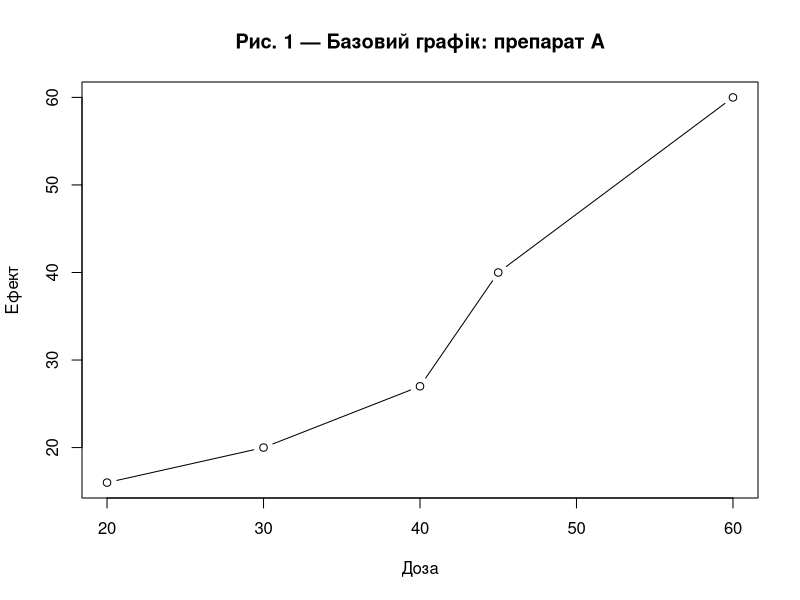
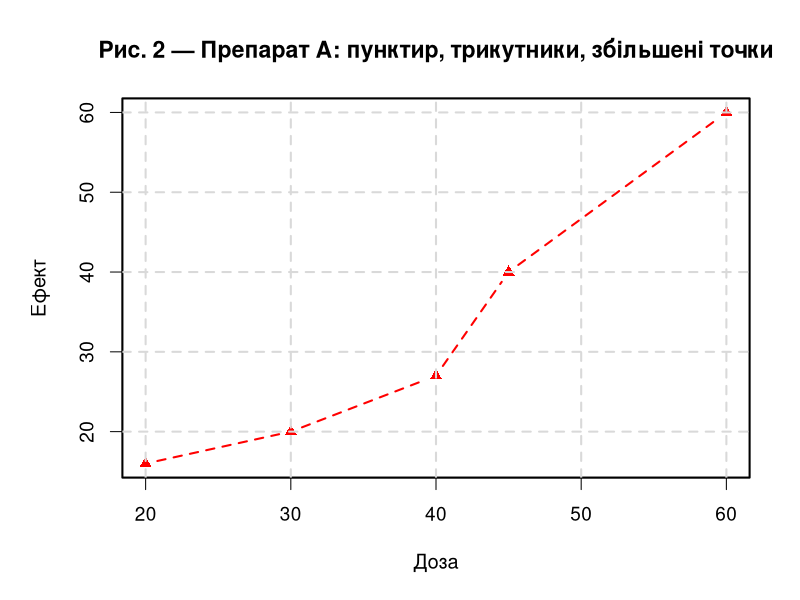
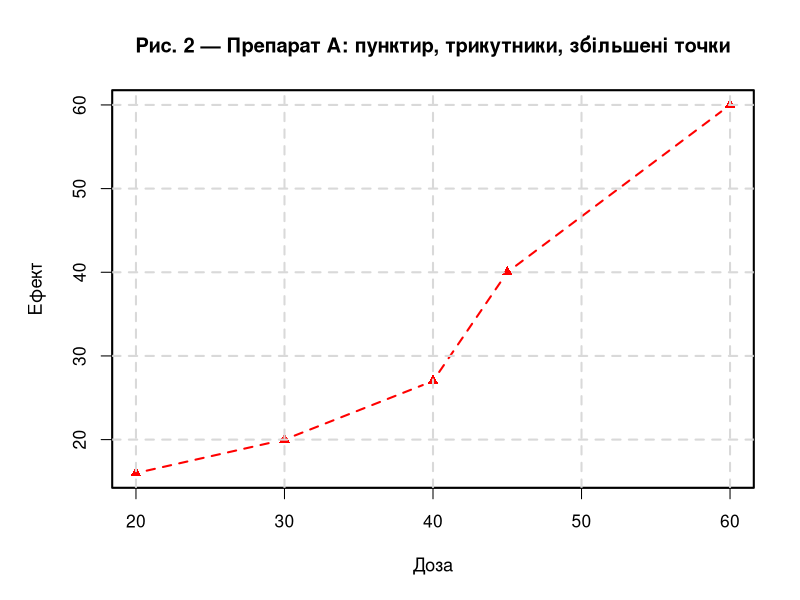
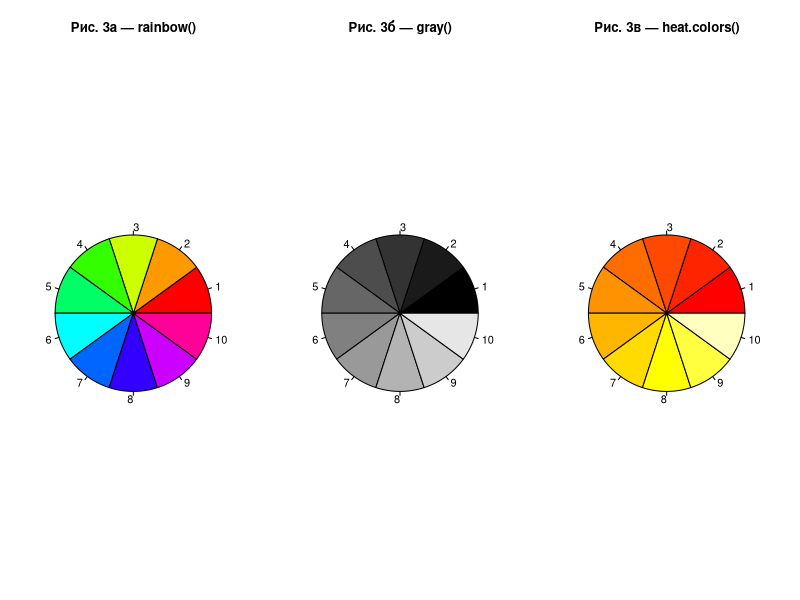
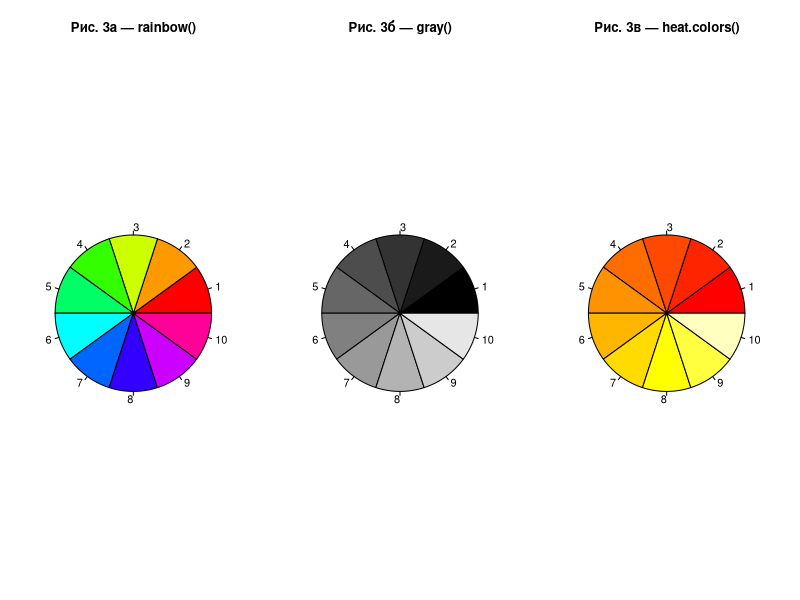
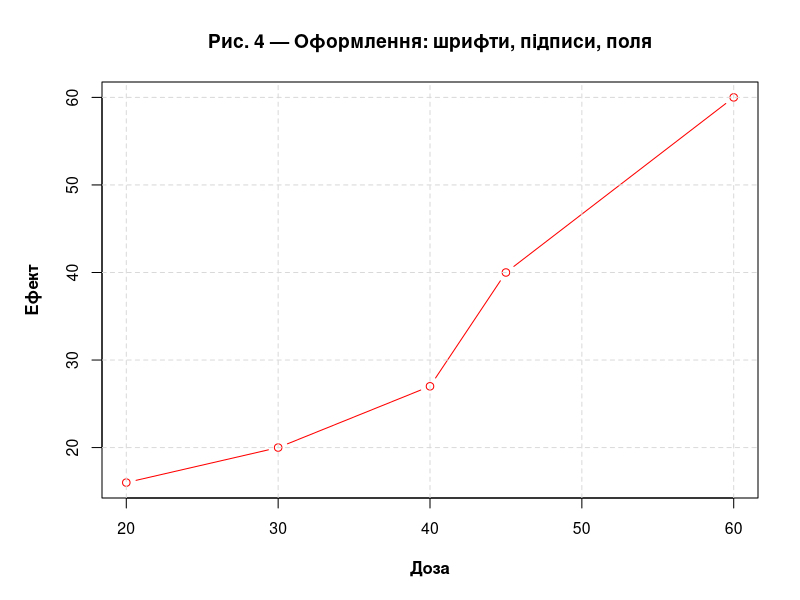
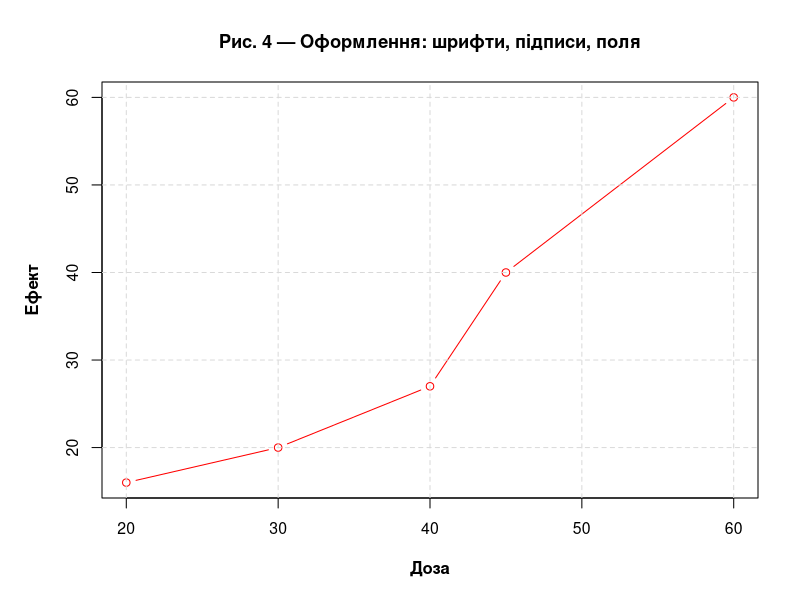
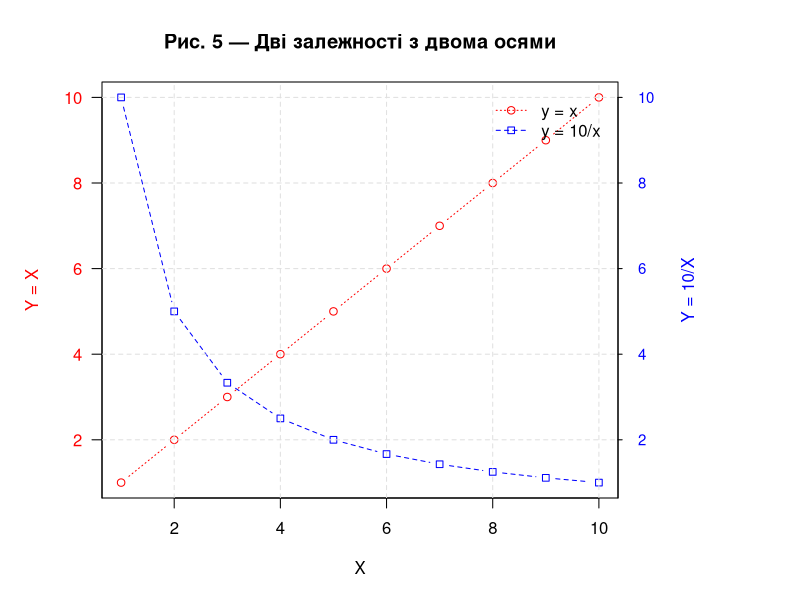

The R source for these figures, in order:
# ==========================================================
# Лабораторна робота №2
# Тема: Побудова та форматування 2D-діаграм у R (base graphics)
#
# Вимоги:
#  - Відтворити приклади 4.1–4.8
#  - Виконати індивідуальне завдання №9 (підписи точок)
#  - Виконати завдання №16 (експорт PNG, PDF, SVG + порівняння якості/розміру)
#  - Експорт графіків з назвами виду fig_lab2_taskXX.*
# ==========================================================

# -------------------------------
# 0) Підготовка середовища
# -------------------------------

# Папка для збереження графіків
out_dir <- "plots_lab2"
if (!dir.exists(out_dir)) dir.create(out_dir)

# Фіксуємо seed для відтворюваності (де це доречно)
set.seed(2)

# Допоміжна функція для акуратного відновлення par()
with_par <- function(expr) {
  opar <- par(no.readonly = TRUE)
  on.exit(par(opar), add = TRUE)
  force(expr)
}

# ==========================================================
# 4.1 Дані й базовий лінійний графік
# ==========================================================

dose  <- c(20, 30, 40, 45, 60)
drugA <- c(16, 20, 27, 40, 60)
drugB <- c(15, 18, 25, 31, 40)
df    <- data.frame(Dose = dose, DrugA = drugA, DrugB = drugB)

# Рис. 1 — базовий графік (на екран)
with_par({
  plot(dose, drugA, type = "b",
       main = "Рис. 1 — Базовий графік: препарат A",
       xlab = "Доза",
       ylab = "Ефект")
})

# ==========================================================
# 4.2 Зміна символів, ліній, розмірів + експорт (PNG/PDF)
# ==========================================================

# Збережемо оформлений графік у файли
png(file.path(out_dir, "fig_lab2_task02_style_A.png"),
    width = 1400, height = 900, res = 160)
with_par({
  par(lty = 2, pch = 17, lwd = 2, cex = 1.2,
      cex.main = 1.15, cex.lab = 1.0, cex.axis = 0.95,
      mar = c(5, 5, 4, 2) + 0.1)
  
  plot(dose, drugA, type = "b", col = "red",
       main = "Рис. 2 — Препарат A: пунктир, трикутники, збільшені точки",
       xlab = "Доза",
       ylab = "Ефект")
  grid(col = "gray85", lty = 2)
})
dev.off()

pdf(file.path(out_dir, "fig_lab2_task02_style_A.pdf"),
    width = 9, height = 6)
with_par({
  par(lty = 2, pch = 17, lwd = 2, cex = 1.1,
      cex.main = 1.1, cex.lab = 1.0, cex.axis = 0.95,
      mar = c(5, 5, 4, 2) + 0.1)
  
  plot(dose, drugA, type = "b", col = "red",
       main = "Рис. 2 — Препарат A: пунктир, трикутники, збільшені точки",
       xlab = "Доза",
       ylab = "Ефект")
  grid(col = "gray85", lty = 2)
})
dev.off()

# ==========================================================
# 4.3 Кольори: палети і сірі відтінки (pie) + експорт
# ==========================================================

png(file.path(out_dir, "fig_lab2_task03_palettes.png"),
    width = 1600, height = 700, res = 170)
with_par({
  n <- 10
  par(mfrow = c(1, 3), mar = c(2, 2, 4, 2) + 0.1)
  pie(rep(1, n), col = rainbow(n), main = "Рис. 3а — rainbow()")
  pie(rep(1, n), col = gray(0:n/n), main = "Рис. 3б — gray()")
  pie(rep(1, n), col = heat.colors(n), main = "Рис. 3в — heat.colors()")
})
dev.off()

pdf(file.path(out_dir, "fig_lab2_task03_palettes.pdf"),
    width = 12, height = 4.8)
with_par({
  n <- 10
  par(mfrow = c(1, 3), mar = c(2, 2, 4, 2) + 0.1)
  pie(rep(1, n), col = rainbow(n), main = "Рис. 3а — rainbow()")
  pie(rep(1, n), col = gray(0:n/n), main = "Рис. 3б — gray()")
  pie(rep(1, n), col = heat.colors(n), main = "Рис. 3в — heat.colors()")
})
dev.off()

# Повертаємо режим 1 графік на сторінку
par(mfrow = c(1, 1))

# ==========================================================
# 4.4 Шрифти/поля/розміри пристрою + експорт
# ==========================================================

png(file.path(out_dir, "fig_lab2_task04_fonts_margins.png"),
    width = 1400, height = 900, res = 160)
with_par({
  par(cex.main = 1.15, cex.lab = 1.0, cex.axis = 0.95,
      font.lab = 2,
      mar = c(5, 5, 4, 2) + 0.1)
  
  plot(dose, drugA, type = "b", col = "red",
       main = "Рис. 4 — Оформлення: шрифти, підписи, поля",
       xlab = "Доза",
       ylab = "Ефект")
  grid(col = "gray85", lty = 2)
})
dev.off()

pdf(file.path(out_dir, "fig_lab2_task04_fonts_margins.pdf"),
    width = 9, height = 6)
with_par({
  par(cex.main = 1.1, cex.lab = 1.0, cex.axis = 0.95,
      font.lab = 2,
      mar = c(5, 5, 4, 2) + 0.1)
  
  plot(dose, drugA, type = "b", col = "red",
       main = "Рис. 4 — Оформлення: шрифти, підписи, поля",
       xlab = "Доза",
       ylab = "Ефект")
  grid(col = "gray85", lty = 2)
})
dev.off()

# ==========================================================
# 4.5 Керування осями, друга вісь, заголовки + експорт
# ==========================================================

png(file.path(out_dir, "fig_lab2_task05_two_axes.png"),
    width = 1500, height = 900, res = 170)
with_par({
  x <- 1:10
  y <- x
  z <- 10 / x
  
  par(mar = c(5, 5, 4, 9) + 0.1)
  
  plot(x, y, type = "b", pch = 21, col = "red", bg = "white",
       yaxt = "n", lty = 3, ann = FALSE)
  
  lines(x, z, type = "b", pch = 22, col = "blue", bg = "white", lty = 2)
  
  axis(2, at = pretty(y), labels = pretty(y), col.axis = "red", las = 1)
  mtext("Y = X", side = 2, line = 3, col = "red")
  
  axis(4, at = pretty(z), labels = round(pretty(z), 2),
       col.axis = "blue", las = 1, cex.axis = 0.9, tck = -0.01)
  mtext("Y = 10/X", side = 4, line = 3, col = "blue")
  
  title(main = "Рис. 5 — Дві залежності з двома осями",
        xlab = "X",
        ylab = "")
  grid(col = "gray88", lty = 2)
  
  legend("topright", inset = 0.02, bty = "n",
         legend = c("y = x", "y = 10/x"),
         lty = c(3, 2), pch = c(21, 22),
         col = c("red", "blue"))
})
dev.off()

pdf(file.path(out_dir, "fig_lab2_task05_two_axes.pdf"),
    width = 10, height = 6)
with_par({
  x <- 1:10
  y <- x
  z <- 10 / x
  
  par(mar = c(5, 5, 4, 9) + 0.1)
  
  plot(x, y, type = "b", pch = 21, col = "red", bg = "white",
       yaxt = "n", lty = 3, ann = FALSE)
  
  lines(x, z, type = "b", pch = 22, col = "blue", bg = "white", lty = 2)
  
  axis(2, at = pretty(y), labels = pretty(y), col.axis = "red", las = 1)
  mtext("Y = X", side = 2, line = 3, col = "red")
  
  axis(4, at = pretty(z), labels = round(pretty(z), 2),
       col.axis = "blue", las = 1, cex.axis = 0.9, tck = -0.01)
  mtext("Y = 10/X", side = 4, line = 3, col = "blue")
  
  title(main = "Рис. 5 — Дві залежності з двома осями",
        xlab = "X",
        ylab = "")
  grid(col = "gray88", lty = 2)
  
  legend("topright", inset = 0.02, bty = "n",
         legend = c("y = x", "y = 10/x"),
         lty = c(3, 2), pch = c(21, 22),
         col = c("red", "blue"))
})
dev.off()

# ==========================================================
# 4.6 Сітка/орієнтири + легенда: порівняння A та B + експорт
# ==========================================================

has_hmisc <- requireNamespace("Hmisc", quietly = TRUE)

png(file.path(out_dir, "fig_lab2_task06_comparison_AB.png"),
    width = 1500, height = 900, res = 170)
with_par({
  par(lwd = 2, cex = 1.15, font.lab = 2,
      mar = c(5, 5, 4, 2) + 0.1)
  
  plot(dose, drugA, type = "b", pch = 15, lty = 1, col = "red",
       ylim = c(0, 60),
       main = "Рис. 6 — Порівняння препаратів A та B",
       xlab = "Доза",
       ylab = "Ефект")
  
  lines(dose, drugB, type = "b", pch = 17, lty = 2, col = "blue")
  
  # Орієнтири (сітка)
  abline(v = seq(20, 60, 10), lty = 2, col = "gray80")
  abline(h = seq(0, 60, 10),  lty = 2, col = "gray80")
  
  # Дрібні поділки (якщо доступно)
  if (has_hmisc) {
    Hmisc::minor.tick(nx = 3, ny = 3, tick.ratio = 0.5)
  }
  
  legend("topleft", inset = 0.03, title = "Препарат",
         legend = c("A", "B"),
         lty = c(1, 2), pch = c(15, 17),
         col = c("red", "blue"), bty = "n")
})
dev.off()

pdf(file.path(out_dir, "fig_lab2_task06_comparison_AB.pdf"),
    width = 9.5, height = 6)
with_par({
  par(lwd = 2, cex = 1.1, font.lab = 2,
      mar = c(5, 5, 4, 2) + 0.1)
  
  plot(dose, drugA, type = "b", pch = 15, lty = 1, col = "red",
       ylim = c(0, 60),
       main = "Рис. 6 — Порівняння препаратів A та B",
       xlab = "Доза",
       ylab = "Ефект")
  
  lines(dose, drugB, type = "b", pch = 17, lty = 2, col = "blue")
  
  abline(v = seq(20, 60, 10), lty = 2, col = "gray80")
  abline(h = seq(0, 60, 10),  lty = 2, col = "gray80")
  
  if (has_hmisc) {
    Hmisc::minor.tick(nx = 3, ny = 3, tick.ratio = 0.5)
  }
  
  legend("topleft", inset = 0.03, title = "Препарат",
         legend = c("A", "B"),
         lty = c(1, 2), pch = c(15, 17),
         col = c("red", "blue"), bty = "n")
})
dev.off()

# ==========================================================
# 4.7 Підписування точок/анотації (приклад) + експорт
# ==========================================================

png(file.path(out_dir, "fig_lab2_task07_mtcars_example.png"),
    width = 1600, height = 1000, res = 170)
with_par({
  par(mar = c(5, 5, 4, 2) + 0.1)
  
  plot(mtcars$wt, mtcars$mpg, pch = 18, col = "blue",
       main = "Рис. 7 — mtcars: MPG vs маса (приклад з text())",
       xlab = "Маса (1000 lbs)",
       ylab = "MPG")
  
  grid(col = "gray88", lty = 2)
  
  text(mtcars$wt, mtcars$mpg,
       labels = rownames(mtcars),
       cex = 0.65, pos = 4, col = "red")
})
dev.off()

pdf(file.path(out_dir, "fig_lab2_task07_mtcars_example.pdf"),
    width = 10, height = 7)
with_par({
  par(mar = c(5, 5, 4, 2) + 0.1)
  
  plot(mtcars$wt, mtcars$mpg, pch = 18, col = "blue",
       main = "Рис. 7 — mtcars: MPG vs маса (приклад з text())",
       xlab = "Маса (1000 lbs)",
       ylab = "MPG")
  
  grid(col = "gray88", lty = 2)
  
  text(mtcars$wt, mtcars$mpg,
       labels = rownames(mtcars),
       cex = 0.65, pos = 4, col = "red")
})
dev.off()

# ==========================================================
# ІНДИВІДУАЛЬНЕ ЗАВДАННЯ №9
# Підписи точок назвами моделей (mtcars) + експорт PNG/PDF
# ==========================================================

# Підхід: легка сітка + невеликий шрифт підписів, pos=4 (праворуч).
# Це забезпечує читабельність і відповідає вимозі "без критичних накладань".
png(file.path(out_dir, "fig_lab2_task09_mtcars_labels.png"),
    width = 1800, height = 1100, res = 180)
with_par({
  par(mar = c(5, 5, 4, 2) + 0.1)
  
  plot(mtcars$wt, mtcars$mpg,
       pch = 19, col = "darkblue",
       main = "Рис. 8 — Завдання №9: mtcars з підписами моделей",
       xlab = "Маса авто (1000 lbs)",
       ylab = "Витрати палива (MPG)")
  
  abline(h = pretty(mtcars$mpg), v = pretty(mtcars$wt), col = "gray85", lty = 2)
  
  text(mtcars$wt, mtcars$mpg,
       labels = rownames(mtcars),
       pos = 4, cex = 0.70, col = "red")
})
dev.off()

pdf(file.path(out_dir, "fig_lab2_task09_mtcars_labels.pdf"),
    width = 10.5, height = 7.2)
with_par({
  par(mar = c(5, 5, 4, 2) + 0.1)
  
  plot(mtcars$wt, mtcars$mpg,
       pch = 19, col = "darkblue",
       main = "Рис. 8 — Завдання №9: mtcars з підписами моделей",
       xlab = "Маса авто (1000 lbs)",
       ylab = "Витрати палива (MPG)")
  
  abline(h = pretty(mtcars$mpg), v = pretty(mtcars$wt), col = "gray85", lty = 2)
  
  text(mtcars$wt, mtcars$mpg,
       labels = rownames(mtcars),
       pos = 4, cex = 0.70, col = "red")
})
dev.off()

# ==========================================================
# ЗАВДАННЯ №16
# PNG + PDF + SVG (через svglite) + перевірка файлів
# ==========================================================

make_plot <- function() {
  plot(iris$Sepal.Length, iris$Sepal.Width,
       pch = 19, cex = 0.8, col = "steelblue",
       main = "Iris: Sepal.Length vs Sepal.Width",
       xlab = "Sepal Length", ylab = "Sepal Width")
  abline(lm(Sepal.Width ~ Sepal.Length, data = iris), lwd = 2, lty = 2)
  legend("topright", bty = "n", pch = 19, col = "steelblue",
         legend = "points + linear fit")
  grid(col = "gray88", lty = 2)
}

out_dir <- "plots_lab2"
if (!dir.exists(out_dir)) dir.create(out_dir)

f_png <- file.path(out_dir, "fig_lab2_task16_iris.png")
f_pdf <- file.path(out_dir, "fig_lab2_task16_iris.pdf")
f_svg <- file.path(out_dir, "fig_lab2_task16_iris.svg")

# PNG
png(f_png, width = 1600, height = 1000, res = 150)
make_plot()
dev.off()

# PDF
pdf(f_pdf, width = 8, height = 5)
make_plot()
dev.off()

# SVG (краще через svglite)
if (!requireNamespace("svglite", quietly = TRUE)) {
  install.packages("svglite")
}
svglite::svglite(f_svg, width = 8, height = 5)
make_plot()
dev.off()

# Перевірка
cat("\nФайли створені?\n")
cat("PNG:", file.exists(f_png), "\n")
cat("PDF:", file.exists(f_pdf), "\n")
cat("SVG:", file.exists(f_svg), "\n")

# Розмір файлів (КБ)
sizes <- data.frame(
  file = c(basename(f_png), basename(f_pdf), basename(f_svg)),
  size_kb = round(c(file.info(f_png)$size,
                    file.info(f_pdf)$size,
                    file.info(f_svg)$size) / 1024, 2)
)
print(sizes)

# Показати, що є в папці
cat("\nВміст папки", out_dir, ":\n")
print(list.files(out_dir))
